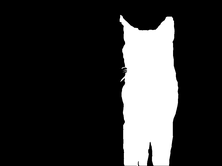
#> input picture data/gt/13.png, 222 x 166 px, shrunk from 948 x 710 before the run
$ python -i '分水岭.py'   (imports and definitions only)
#> lines starting #> are read from the running program, lines starting #| are printed output that depends on the picture; after the words box and inside, x2 and y2 are one past the last pixel; in counts of white or black regions, pixels touching at a corner belong together
from scipy import ndimage as ndi
from skimage import morphology,color,data,filters,segmentation,io
import cv2
import numpy as np
import os
from sklearn.cluster import KMeans # 聚类算法
import matplotlib.pyplot as plt
from PIL import Image
import matplotlib
# [1 line not run here, left out]
gtfile = './data/gt/'
def fsl(img):
    image =color.rgb2gray(img)
    image = image.astype(np.uint8)
    denoised = filters.rank.median(image, morphology.disk(2)) #过滤噪声
    #将梯度值低于10的作为开始标记点
    markers = filters.rank.gradient(denoised, morphology.disk(5)) <5
    markers = ndi.label(markers)[0]
    gradient = filters.rank.gradient(denoised, morphology.disk(2)) #计算梯度
    labels =segmentation.watershed(gradient, markers, mask=image) #基于梯度的分水岭算法
    labels = (labels*255./labels.max()).astype(np.uint8)
    binary_image = np.where(labels > 29, 0, 255).astype(np.uint8)
    return labels
    # [17 lines of commented-out code are left out]


def kmeans(image, color_space='RGB',pos = False):
    if color_space=='HSV':
        img = color.rgb2hsv(image)
    else:
        img = image
    h, w, c = img.shape  # (316, 474, 3) height width 通道
    print('height:' + str(h) + ',  width:' + str(w) + ',  channel:' + str(c))
    # 构建原始像素矩阵
    H = img[:,:,0]
    S = img[:,:,1]
    V = img[:,:,2]
    # 像素拼接
    # print(R)
    list_H = H.reshape([H.shape[0]*H.shape[1]])
    list_S = S.reshape([S.shape[0]*S.shape[1]])
    list_V = V.reshape([V.shape[0]*V.shape[1]])
    # print(list_R)
    print('像素拼接完成,一个通道的长度为' + str(len(list_H)))

    # 构建原始数据矩阵A   (3, 316*474)

    A = np.zeros(shape=(c+1,len(list_H)))
    A[0,:] = list_H
    A[1,:] = list_S
    A[2,:] = list_V
    f = fsl(image)
    A[3,:] = f.reshape(f.shape[0]*f.shape[1])
    # print(A.shape,A)
    k = 2
    kmeans = KMeans(n_clusters=k, init='k-means++', n_init=10, tol=0.001) # {'k-means++', 'random', ndarray}或者callable
    kmeans.fit(A.T) # k-means按列聚类所以转置一下
    labelIDs = np.unique(kmeans.labels_)
    label = kmeans.labels_ # 聚类标签
    core = kmeans.cluster_centers_.T # 聚类中心
    print('k-means聚类完成')
    # 构建数据矩阵B
    B = np.zeros(shape=A.shape)
    for i in range(A.shape[0]):
        for j in range(A.shape[1]):
            B[i,j] = label[j] * 255

    # 合成新的图像
    img_new = B[0,:].reshape(h,w)
    print('新的像素矩阵合成完毕')
    return img_new

# 导入图片
image_path = []
all_images = []
# [1 line that did not run here, left out]

# [3 lines not run here, left out]
IOU_RGB = []
IOU_HSV = []
# [66 lines not run here, left out]

>>> import cv2
>>> picture = cv2.cvtColor(cv2.imread('data/gt/13.png'), cv2.COLOR_BGR2RGB)
#> picture is the input picture: shape (166, 222, 3); min 0, max 255, mean 48.7
>>> result = kmeans(picture)
#| height:166,  width:222,  channel:3
#| 像素拼接完成,一个通道的长度为36852
#> in fsl, `image = image.astype(np.uint8)`:
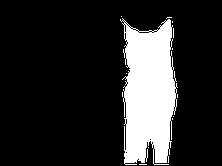
#> image: shape (166, 222); values 0 (black) and 1 (white), 17% white; 13 white regions (12 under 20 px), largest, box (x1, y1, x2, y2) and area: (120, 18, 178, 165) 6240
#> in fsl, `denoised = filters.rank.median(image, morphology.disk(2))`:
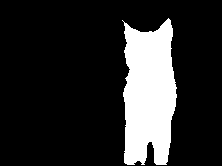
#> denoised: shape (166, 222); values 0 (black) and 1 (white), 17.1% white; 1 white region, box (x1, y1, x2, y2) and area: (122, 18, 177, 165) 6285
#> in fsl, `markers = filters.rank.gradient(denoised, morphology.disk(5)) <5`: markers: shape (166, 222) bool; every value is 1
#> in fsl, `markers = ndi.label(markers)[0]`: markers: shape (166, 222) int32; every value is 1
#> in fsl, `gradient = filters.rank.gradient(denoised, morphology.disk(2))`:
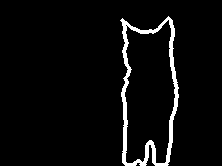
#> gradient: shape (166, 222); values 0 (black) and 1 (white), 4.4% white; 1 white region, box (x1, y1, x2, y2) and area: (120, 16, 179, 166) 1635
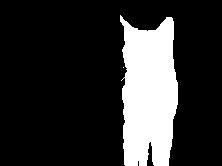
#> result: shape (166, 222) float64; 19% white; 2 white regions (1 under 20 px), largest, box (x1, y1, x2, y2) and area: (120, 15, 178, 166) 7001

$ run again, on data/gt/5.png
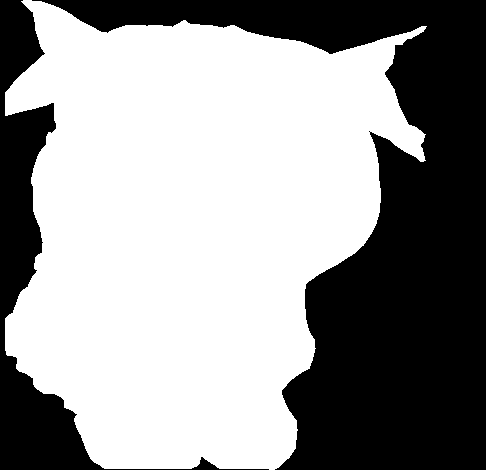
#> input picture data/gt/5.png, 486 x 470 px
#> picture is the input picture: shape (470, 486, 3); 59.5% white; 2 black regions, box (x1, y1, x2, y2) and area: (32, 0, 486, 470) 74676, (0, 0, 269, 470) 17756
#| height:470,  width:486,  channel:3
#| 像素拼接完成,一个通道的长度为228420
#> denoised: shape (470, 486); values 0 (black) and 1 (white), 59.5% white; 2 black regions, box (x1, y1, x2, y2) and area: (34, 0, 486, 470) 74672, (0, 0, 267, 470) 17741
#> in fsl, `gradient = filters.rank.gradient(denoised, morphology.disk(2))`:
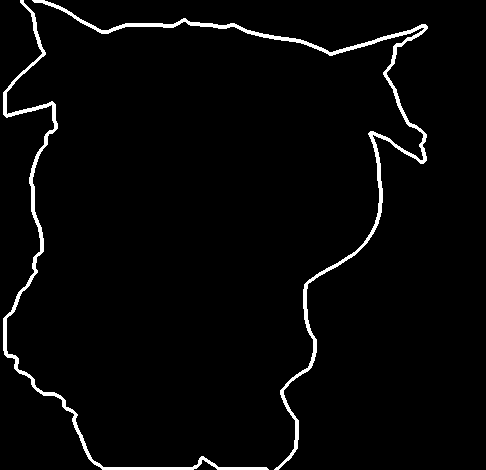
#> gradient: shape (470, 486); values 0 (black) and 1 (white), 2.9% white; 2 white regions, box (x1, y1, x2, y2) and area: (32, 0, 428, 470) 3841, (3, 0, 269, 470) 2824
